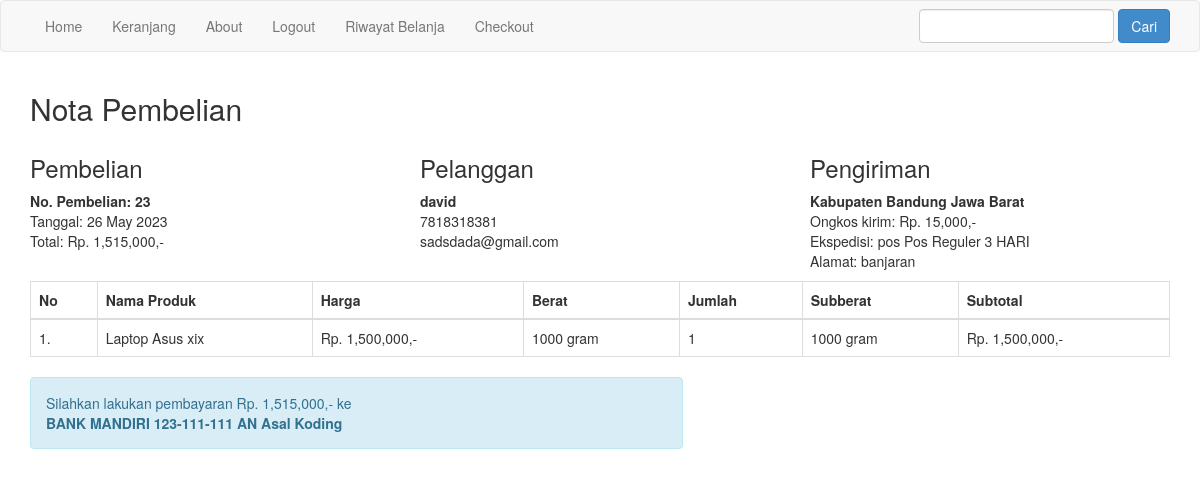
Page /nota.php?id=23 (signed in) on the committed database.
### tables this page shows
CREATE TABLE `pembelian` (
  `id_pembelian` int(11) NOT NULL,
  `id_pelanggan` int(11) NOT NULL,
  `tanggal_pembelian` date NOT NULL,
  `total_pembelian` int(11) NOT NULL,
  `alamat_pengiriman` text NOT NULL,
  `status_pembelian` varchar(100) NOT NULL DEFAULT 'pending',
  `resi_pengiriman` varchar(50) NOT NULL,
  `totalberat` int(11) NOT NULL,
  `provinsi` varchar(255) NOT NULL,
  `distrik` varchar(255) NOT NULL,
  `tipe` varchar(255) NOT NULL,
  `kodepos` varchar(255) NOT NULL,
  `ekspedisi` varchar(255) NOT NULL,
  `paket` varchar(255) NOT NULL,
  `ongkir` int(11) NOT NULL,
  `estimasi` varchar(255) NOT NULL
);

CREATE TABLE `pelanggan` (
  `id_pelanggan` int(11) NOT NULL,
  `email_pelanggan` varchar(100) NOT NULL,
  `password_pelanggan` varchar(50) NOT NULL,
  `nama_pelanggan` varchar(100) NOT NULL,
  `telepon_pelanggan` varchar(100) NOT NULL,
  `alamat_pelanggan` text NOT NULL
);

CREATE TABLE `pembelian_produk` (
  `id_pembelian_produk` int(11) NOT NULL,
  `id_pembelian` int(11) NOT NULL,
  `id_produk` int(11) NOT NULL,
  `jumlah` int(11) NOT NULL,
  `nama` varchar(100) NOT NULL,
  `harga` int(11) NOT NULL,
  `berat` int(11) NOT NULL,
  `subberat` int(11) NOT NULL,
  `subharga` int(11) NOT NULL
);

### nota.php (the view, shortened to what this page needs)
<?php
include 'koneksi.php';
$ambil = $koneksi->query("SELECT * FROM pembelian JOIN pelanggan ON pembelian.id_pelanggan = pelanggan.id_pelanggan WHERE pembelian.id_pembelian = '$_GET[id]'");
$detail = $ambil->fetch_assoc();
?>
<!DOCTYPE html>
<html lang="en">
<head>
  <link rel="stylesheet" href="admin/assets/css/bootstrap.css">
</head>
<body>
<?php include 'templates/navbar.php'; ?>
<section class="content">
  <div class="container">
    <h2>Nota Pembelian</h2>
    <div class="row" style="margin-bottom: 10px;">
      <div class="col-md-4">
        <h3>Pembelian</h3>
        <strong>No. Pembelian: <?= $detail['id_pembelian']; ?></strong><br>
        Tanggal: <?= date("d M Y", strtotime($detail['tanggal_pembelian'])); ?><br>
        Total: Rp. <?= number_format($detail['total_pembelian']); ?>,-
      </div>
      <div class="col-md-4">
        <h3>Pelanggan</h3>
        <strong><?= $detail["nama_pelanggan"]; ?></strong><br>
        <p>
          <?= $detail["telepon_pelanggan"]; ?><br>
          <?= $detail["email_pelanggan"]; ?>
        </p>
      </div>
      <div class="col-md-4">
        <h3>Pengiriman</h3>
        <strong><?= $detail['tipe']; ?> <?= $detail['distrik']; ?> <?= $detail['provinsi']; ?></strong><br>
        Ongkos kirim: Rp. <?= number_format($detail['ongkir']); ?>,-<br>
        Ekspedisi: <?= $detail['ekspedisi']; ?> <?= $detail['paket']; ?> <?= $detail['estimasi']; ?><br>
        Alamat: <?= $detail['alamat_pengiriman']; ?>
      </div>
    </div>
    <table class="table table-bordered">
      <thead>
        <tr>
          <th>No</th>
          <th>Nama Produk</th>
          <th>Harga</th>
          <th>Berat</th>
          <th>Jumlah</th>
          <th>Subberat</th>
          <th>Subtotal</th>
        </tr>
      </thead>
      <tbody>
        <?php $no=1; ?>
        <?php $ambil = $koneksi->query("SELECT * FROM pembelian_produk WHERE id_pembelian = '$_GET[id]'"); ?>
        <?php while($pecah = $ambil->fetch_assoc()): ?>
        <tr>
          <td><?= $no; ?>.</td>
          <td><?= $pecah["nama"]; ?></td>
          <td>Rp. <?= number_format($pecah["harga"]); ?>,-</td>
          <td><?= $pecah["berat"]; ?> gram</td>
          <td><?= $pecah["jumlah"]; ?></td>
          <td><?= $pecah["subberat"]; ?> gram</td>
          <td>Rp. <?= number_format($pecah["subharga"]); ?>,-</td>
        </tr>
        <?php $no++; ?>
        <?php endwhile; ?>
      </tbody>
    </table>
    <div class="row">
      <div class="col-md-7">
        <div class="alert alert-info">
          <p>
            Silahkan lakukan pembayaran Rp. <?= number_format($detail['total_pembelian']); ?>,- ke <br>
            <strong>BANK MANDIRI 123-111-111 AN Asal Koding</strong>
          </p>
        </div>
      </div>
    </div>
  </div>
</section>
</body>
</html>

### rows in the picture
pembelian: id_pembelian "23", tanggal_pembelian "26 May 2023", total_pembelian "1,515,000", id_pelanggan.nama_pelanggan "david", id_pelanggan.telepon_pelanggan "7818318381", id_pelanggan.email_pelanggan "sadsdada@gmail.com", tipe "Kabupaten", distrik "Bandung", provinsi "Jawa Barat", ongkir "15,000", ekspedisi "pos", paket "Pos Reguler", estimasi "3 HARI", alamat_pengiriman "banjaran"
pembelian_produk: nama "Laptop Asus xix", harga "1,500,000", berat "1000", jumlah "1", subberat "1000", subharga "1,500,000"
